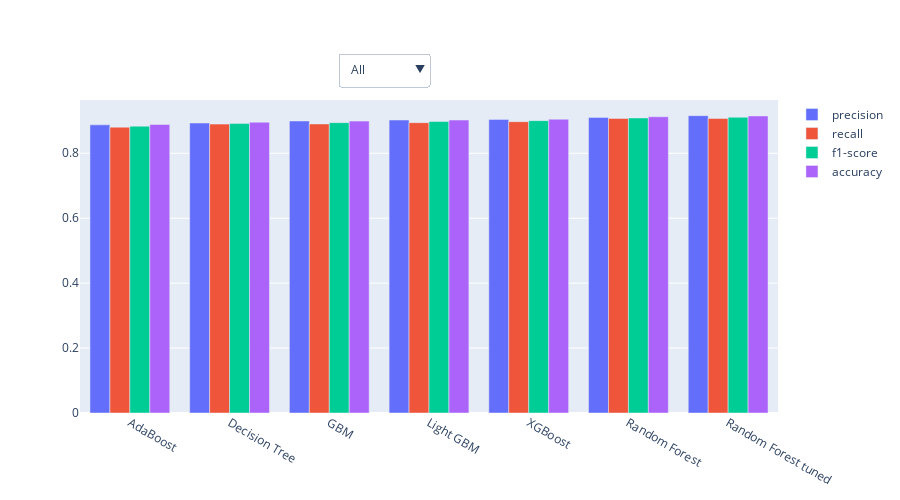

The notebook cell saved with this chart:
### Code cell
buttons = []
ind_list = []

fig = go.Figure()

for i, column in enumerate(df_ind.index):
    #fig.add_trace(go.Pie(labels=df_ind.keys(), values = df_ind.values[i]))
    fig.add_trace(go.Bar(x=df_ind.keys(), y = df_ind.values[i], name = column))
    fig.update_traces(textposition='inside')
    ind_list.append(column)
    
for i in df_ind.index:
    buttons.append(dict(method='update',
                        label=i, 
                        args = [{'visible': [i==r for r in ind_list]}]
                       )
                  ) 
button_all = dict(label = 'All',
                      method = 'update',
                      args = [{'visible': df_ind.columns.isin(df_ind.columns),
                               'title': 'All'
                               }]
                )    
    
# Add dropdown menus to the figure
fig.update_layout(showlegend=True, updatemenus=[{"buttons": [button_all] + buttons, 
                                                  "direction": "down", 
                                                 #"active": 0, 
                                                  "showactive": True, 
                                                  "x": 0.5, "y": 1.15
                                                 # "x": 1, "y": 1.25
                                                 }]
                 ,width=900, height = 500)    
  
fig.show()

### Figure 1 — Plotly figure (JSON) as saved in the notebook; plotly's stock layout.template omitted (floating-point values rounded to 4 significant figures)
{"data": [{"name": "precision", "textposition": "inside", "type": "bar", "x": ["AdaBoost", "Decision Tree", "GBM", "Light GBM", "XGBoost", "Random Forest", "Random Forest tuned"], "y": [0.8875, 0.8932, 0.8994, 0.9024, 0.9043, 0.9105, 0.9159]}, {"name": "recall", "textposition": "inside", "type": "bar", "x": ["AdaBoost", "Decision Tree", "GBM", "Light GBM", "XGBoost", "Random Forest", "Random Forest tuned"], "y": [0.8804, 0.8898, 0.8903, 0.8943, 0.8973, 0.9073, 0.9071]}, {"name": "f1-score", "textposition": "inside", "type": "bar", "x": ["AdaBoost", "Decision Tree", "GBM", "Light GBM", "XGBoost", "Random Forest", "Random Forest tuned"], "y": [0.8835, 0.8914, 0.8942, 0.8978, 0.9004, 0.9088, 0.9109]}, {"name": "accuracy", "textposition": "inside", "type": "bar", "x": ["AdaBoost", "Decision Tree", "GBM", "Light GBM", "XGBoost", "Random Forest", "Random Forest tuned"], "y": [0.8886, 0.8956, 0.899, 0.9023, 0.9047, 0.9123, 0.9149]}], "layout": {"height": 500, "showlegend": true, "updatemenus": [{"buttons": [{"args": [{"title": "All", "visible": [true, true, true, true, true, true, true]}], "label": "All", "method": "update"}, {"args": [{"visible": [true, false, false, false]}], "label": "precision", "method": "update"}, {"args": [{"visible": [false, true, false, false]}], "label": "recall", "method": "update"}, {"args": [{"visible": [false, false, true, false]}], "label": "f1-score", "method": "update"}, {"args": [{"visible": [false, false, false, true]}], "label": "accuracy", "method": "update"}], "direction": "down", "showactive": true, "x": 0.5, "y": 1.15}], "width": 900}}
